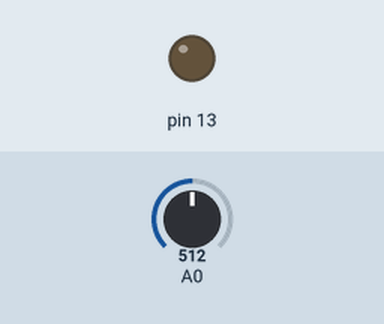
The sketch below on a simulated Arduino Uno, built with avr-gcc and run on an emulated ATmega328P. Shown: output pins drawn as LEDs (lit = HIGH). Inputs (shaded band) come from the test bench; at power-on: A0 = 512.

Above: at 1.3 s.
1.4 s: A0 set to 0
At 2.7 s:
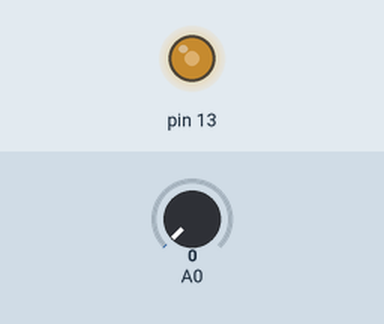
3.0 s: A0 set to 122
At 3.29 s:
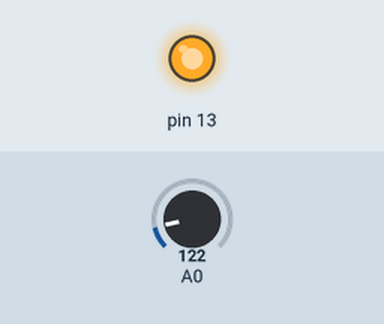
Timing chart, 0 to 12.0 s (numbered marks = the images above; inputs shaded):
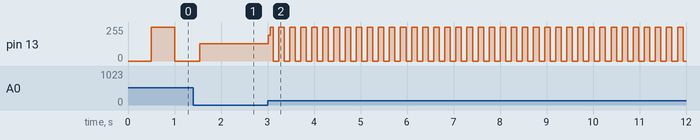

The sketch:

1b_potentiometer.ino
```cpp
/*
Blinking LED Program with Potentiometer
*/

bool light; //light determines whether light is on or off
int potentiometer_position; //0-1023 based off of potentiometer position
int blink_length;

void setup() {
  //set the button pins as inputs
  pinMode(13, OUTPUT);
  light = true; //set to true at start
  potentiometer_position = 1;
  blink_length = 1;
}

void loop() {
  potentiometer_position = analogRead(A0); // read potetiometer position
  blink_length = potentiometer_position / 1.023;  //normalize value to range [0,1000]

  light = !light; //alternate light between true and false

  digitalWrite(13, light); //digitalWrite interprets true the same as HIGH and false the same as LOW
  delay(blink_length);
}
```

Measured:
- after the input at 3.0 s, pin 13: 128/255 → 195/255 at once, then moves between 0/255 and 255/255, repeating every 0.71 s
